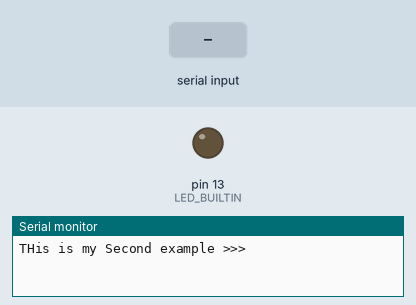
This sketch was run on a simulated Arduino Uno, built with avr-gcc and run on an emulated ATmega328P. On the bench: output pins drawn as LEDs (lit = HIGH), the last lines printed to the serial monitor. The test bench sets the inputs (shaded band).

Above: at 1.2 s.
1.3 s: "1" received over Serial
At 1.9 s:
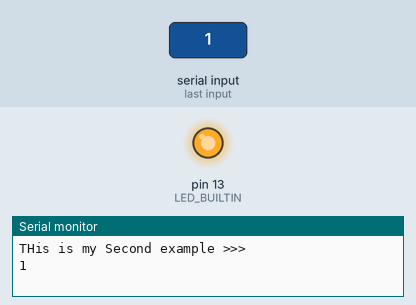
2.8 s: "0" received over Serial
At 3.1 s:
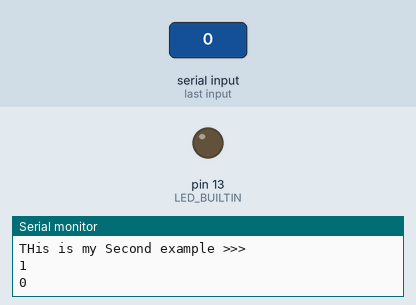
4.3 s: "2" received over Serial
At 5.4 s:
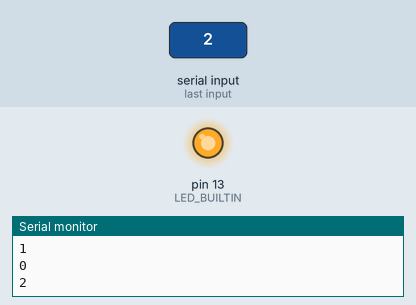
Timing chart, 0 to 7.3 s (numbered marks = the images above; inputs shaded):
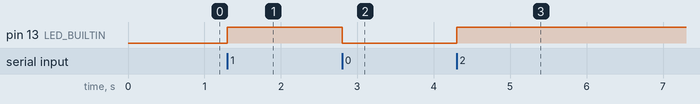

The sketch:

LED_WITH_Condition.ino
```cpp
int data;
void setup() {
  // put your setup code here, to run once:
  //Serial.begin() is used to initialize the serial communication at a specified baud rate, allowing the Ard
  // uino to send data to and receive data from a connected computer or other devices over the serial port. This
  // is useful for debugging, logging data, or communicating with other serial devices.
  Serial.begin(9600);
  pinMode(LED_BUILTIN, OUTPUT);
  digitalWrite(LED_BUILTIN, LOW);
  Serial.println("\nTHis is my Second example >>>");
}

void loop() {
  // put your main code here, to run repeatedly:
  while (Serial.available()) {
    data = Serial.read();
    Serial.println(data-48);
  }
  if (data == '1') {
    digitalWrite(LED_BUILTIN, HIGH);
  } else if (data == '0') {
    digitalWrite(LED_BUILTIN, LOW);
  } else if(data=='2'){
    digitalWrite(LED_BUILTIN, HIGH);
  }
}
```

Measured:
- after the input at 1.3 s, pin 13 (LED_BUILTIN): LOW → HIGH at once
- after the input at 2.8 s, pin 13 (LED_BUILTIN): HIGH → LOW at once
- after the input at 4.3 s, pin 13 (LED_BUILTIN): LOW → HIGH at once
